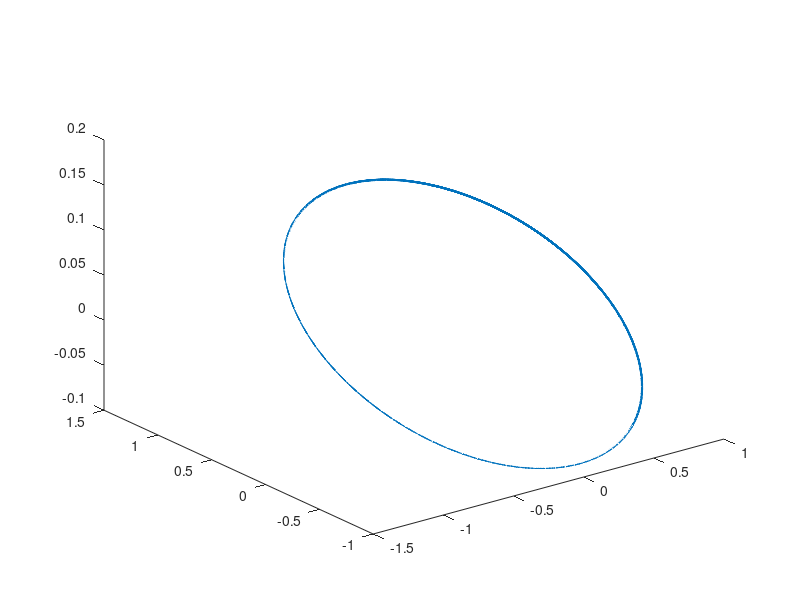

Source code (MATLAB):
function test
% Function to plot orbit of a satellite
% launched from position (R,0) with velocity (0,V)

GM=1;
R=1;
V=1;
time=1000;
w0 = [R,.1,0,0,V,.1]; % Initial conditions

options = odeset('RelTol',0.00001);
[t_values,w_values] = ode45(@odefunc,[0,time],w0,options);

plot3(w_values(:,1),w_values(:,2),w_values(:,3))
function dwdt = odefunc(t,w)
x=w(1); y=w(2); z=w(3);
vx=w(4); vy=w(5); vz=w(6);
r = sqrt(x^2+y^2+z^2);
dwdt = [vx;vy;vz;-GM*x/r^3;-GM*y/r^3;-GM*z/r^3];
end
end